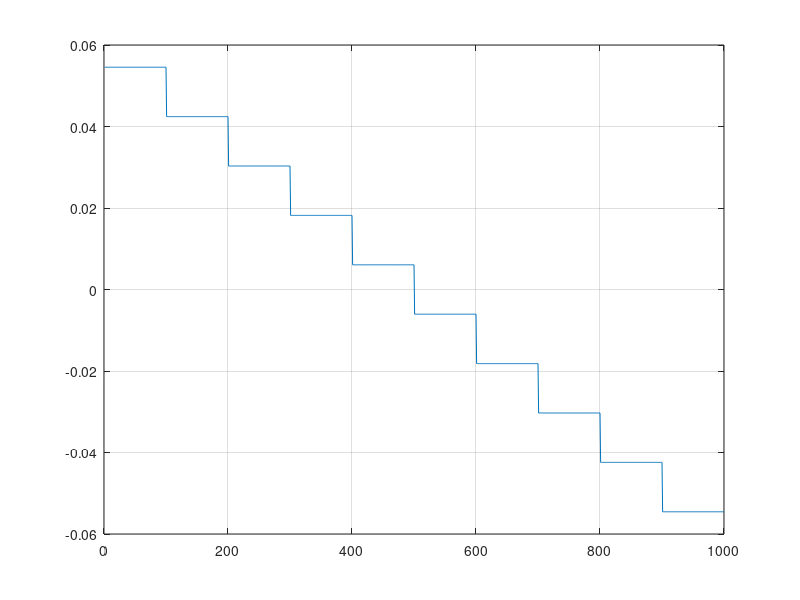

Here is the MATLAB script that generated this plot:
clear all
C=ones(2,10);
C(2,:)=1/2*[19 17 15 13 11 9 7 5 3 1];
d=[0 1]';
[Q,R]=qr(C')
R0=R(1:2,1:2)

y=(R0)'\d

Q1=Q(:,1:2)
Q2=Q(:,3:end)

z=-Q2\(Q1*y) %A=Id, b=0 por tanto A2z-(b-A1y) es Q2z+Q1y

F=Q*[y;z]

norm(F)

xx = 0:.01:10-0.01;
yy=[];
for i=0:length(xx)-1
    yy(i+1)=F(floor(i/100)+1);
end
plot(yy)
grid on